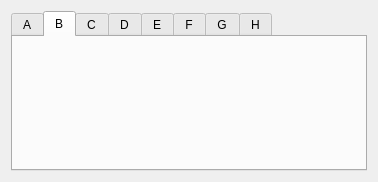
<?xml version="1.0" encoding="UTF-8"?>
<ui version="4.0">
 <class>EFrame</class>
 <widget class="QEFrame" name="EFrame">
  <property name="geometry">
   <rect>
    <x>0</x>
    <y>0</y>
    <width>378</width>
    <height>182</height>
   </rect>
  </property>
  <property name="windowTitle">
   <string>Galil amplifiers</string>
  </property>
  <layout class="QVBoxLayout" name="verticalLayout">
   <item>
    <widget class="QTabWidget" name="tabWidget">
     <property name="currentIndex">
      <number>1</number>
     </property>
     <widget class="QWidget" name="tab">
      <attribute name="title">
       <string>A</string>
      </attribute>
      <layout class="QVBoxLayout" name="verticalLayout_2">
       <item>
        <widget class="QEForm" name="qeform_9">
         <property name="uiFile" stdset="0">
          <string>galil_motor_amp.ui</string>
         </property>
         <property name="variableSubstitutions" stdset="0">
          <string>M=$(M1)</string>
         </property>
        </widget>
       </item>
      </layout>
     </widget>
     <widget class="QWidget" name="tab_2">
      <attribute name="title">
       <string>B</string>
      </attribute>
      <layout class="QVBoxLayout" name="verticalLayout_3">
       <item>
        <widget class="QEForm" name="qeform_10">
         <property name="uiFile" stdset="0">
          <string>galil_motor_amp.ui</string>
         </property>
         <property name="variableSubstitutions" stdset="0">
          <string>M=$(M2)</string>
         </property>
        </widget>
       </item>
      </layout>
     </widget>
     <widget class="QWidget" name="tab_3">
      <attribute name="title">
       <string>C</string>
      </attribute>
      <layout class="QVBoxLayout" name="verticalLayout_4">
       <item>
        <widget class="QEForm" name="qeform_11">
         <property name="uiFile" stdset="0">
          <string>galil_motor_amp.ui</string>
         </property>
         <property name="variableSubstitutions" stdset="0">
          <string>M=$(M3)</string>
         </property>
        </widget>
       </item>
      </layout>
     </widget>
     <widget class="QWidget" name="tab_4">
      <attribute name="title">
       <string>D</string>
      </attribute>
      <layout class="QVBoxLayout" name="verticalLayout_5">
       <item>
        <widget class="QEForm" name="qeform_12">
         <property name="uiFile" stdset="0">
          <string>galil_motor_amp.ui</string>
         </property>
         <property name="variableSubstitutions" stdset="0">
          <string>M=$(M4)</string>
         </property>
        </widget>
       </item>
      </layout>
     </widget>
     <widget class="QWidget" name="tab_5">
      <attribute name="title">
       <string>E</string>
      </attribute>
      <layout class="QVBoxLayout" name="verticalLayout_6">
       <item>
        <widget class="QEForm" name="qeform_13">
         <property name="uiFile" stdset="0">
          <string>galil_motor_amp.ui</string>
         </property>
         <property name="variableSubstitutions" stdset="0">
          <string>M=$(M5)</string>
         </property>
        </widget>
       </item>
      </layout>
     </widget>
     <widget class="QWidget" name="tab_6">
      <attribute name="title">
       <string>F</string>
      </attribute>
      <layout class="QVBoxLayout" name="verticalLayout_7">
       <item>
        <widget class="QEForm" name="qeform_14">
         <property name="uiFile" stdset="0">
          <string>galil_motor_amp.ui</string>
         </property>
         <property name="variableSubstitutions" stdset="0">
          <string>M=$(M6)</string>
         </property>
        </widget>
       </item>
      </layout>
     </widget>
     <widget class="QWidget" name="tab_7">
      <attribute name="title">
       <string>G</string>
      </attribute>
      <layout class="QVBoxLayout" name="verticalLayout_8">
       <item>
        <widget class="QEForm" name="qeform_15">
         <property name="uiFile" stdset="0">
          <string>galil_motor_amp.ui</string>
         </property>
         <property name="variableSubstitutions" stdset="0">
          <string>M=$(M7)</string>
         </property>
        </widget>
       </item>
      </layout>
     </widget>
     <widget class="QWidget" name="tab_8">
      <attribute name="title">
       <string>H</string>
      </attribute>
      <layout class="QVBoxLayout" name="verticalLayout_9">
       <item>
        <widget class="QEForm" name="qeform_8">
         <property name="uiFile" stdset="0">
          <string>galil_motor_amp.ui</string>
         </property>
         <property name="variableSubstitutions" stdset="0">
          <string>M=$(M8)</string>
         </property>
        </widget>
       </item>
      </layout>
     </widget>
    </widget>
   </item>
  </layout>
 </widget>
 <customwidgets>
  <customwidget>
   <class>QEForm</class>
   <extends>QWidget</extends>
   <header>QEForm.h</header>
  </customwidget>
  <customwidget>
   <class>QEFrame</class>
   <extends>QFrame</extends>
   <header>QEFrame.h</header>
   <container>1</container>
  </customwidget>
 </customwidgets>
 <resources/>
 <connections/>
</ui>
